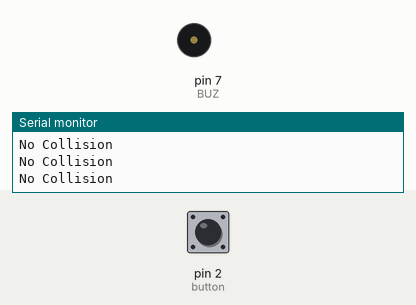
The sketch below on a simulated Arduino Uno, built with avr-gcc and run on an emulated ATmega328P. Shown: buzzer (waves = sounding, pin HIGH), the last lines printed to the serial monitor. The inputs (shaded band) are chosen by the test bench; at power-on: pin 2 (button) HIGH. The modem accepts every AT command (registered, SIM ready, sends succeed) and sends nothing else. At 3.2 s the program stops and its outputs stay as they are.

Above: at 1.3 s.
1.4 s: pin 2 (button) pulled LOW for 0.15 s
At 3.4 s:
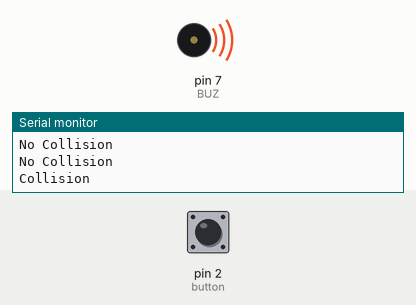
Timing chart, 0 to 4.7 s (numbered marks = the images above; inputs shaded):
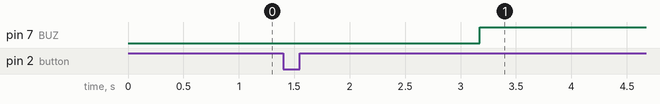

Measured:
- after the input at 1.4 s, pin 7 (BUZ): LOW → HIGH after 1.8 s

The sketch:

impact_sensor.ino
```cpp
int button=2;//Define pin for the OUT pin of the sensor
#define BUZ 7
#include <SoftwareSerial.h>

SoftwareSerial mySerial(10, 11);

void setup() {
  pinMode(button,INPUT);//Set the sensor pin as INPUT
  Serial.begin(9600);//Set baud rate for serial communication
  Serial.println("Hello!");//print no collision

  mySerial.begin(9600);   // Setting the baud rate of GSM Module

  Serial.begin(9600);    // Setting the baud rate of Serial Monitor (Arduino)

  delay(100);
  pinMode(BUZ, OUTPUT);

}
void loop()
{
  if(digitalRead(button)==LOW)//If switch is not pressed
  {
    Serial.println("Collision");//print collision
    delay(3);
    SendMessage();
    Serial.write(mySerial.read());
    buzzzzz();
    exit(0);

  }
  else if(digitalRead(button)==HIGH)//If switch is pressed
  {
    Serial.println("No Collision");//print collision
    delay(100);
  }
  else
  Serial.println("No Data");
  delay(100);
}


void buzzzzz()
{
while(true){
digitalWrite(BUZ, HIGH);
}
}
void SendMessage()


{

  mySerial.println("AT+CMGF=1");    //Sets the GSM Module in Text Mode

  delay(500);  // Delay of 1000 milli seconds or 1 second

  mySerial.println("AT+CMGS=\"8248469940\"\r"); // Replace x with mobile number

  delay(500);

  mySerial.println("I am dying please help me");// The SMS text you want to send

  delay(500);

  mySerial.println((char)26);// ASCII code of CTRL+Z

  delay(100);

}
```
